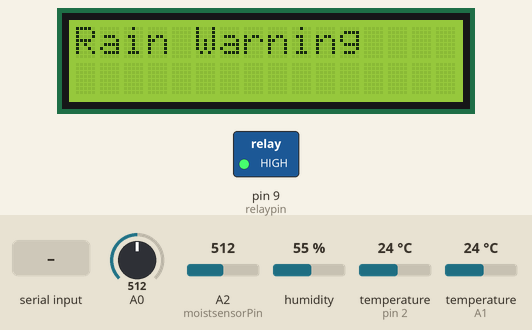
This sketch was run on a simulated Arduino Uno, built with avr-gcc and run on an emulated ATmega328P. On the bench: 16×2 character LCD, switched loads named in the sketch (green lamp = pin HIGH). The test bench sets the inputs (shaded band); at power-on: A2 (moistsensorPin) = 512, A0 = 512, humidity 55 %, temperature (sensors on pin 2, A1) 24 °C. What the sketch prints to the serial monitor is not drawn.

Above: at 2.2 s.
2.3 s: A2 (moistsensorPin) set to 566
At 5.6 s:
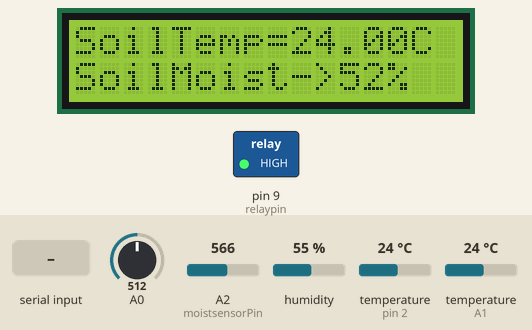
12.8 s: A2 (moistsensorPin) set to 585
At 23.3 s:
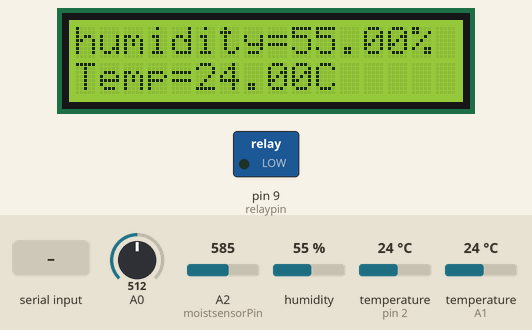
23.8 s: A0 set to 450
37.8 s: A0 set to 427
At 41.0 s:
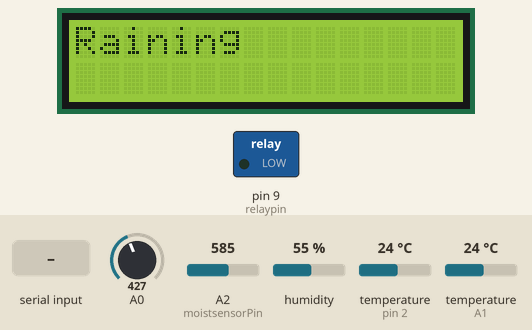
51.8 s: "1" received over Serial
At 58.2 s:
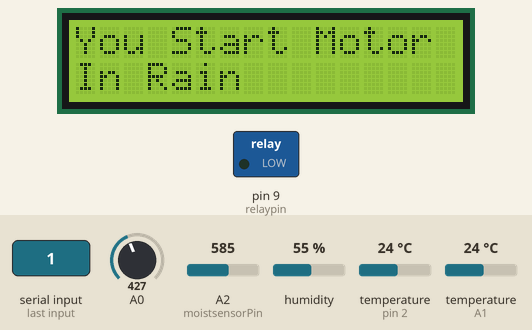
65.8 s: A0 set to 992
At 67.7 s:
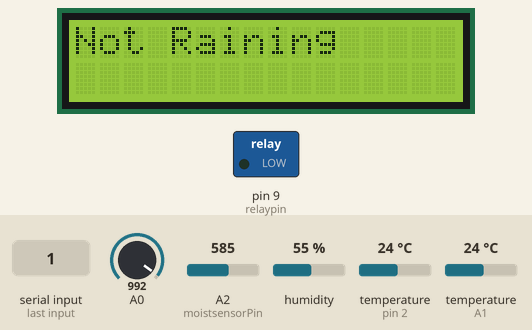
Timing chart, 0 to 69.2 s (numbered marks = the images above; inputs shaded):
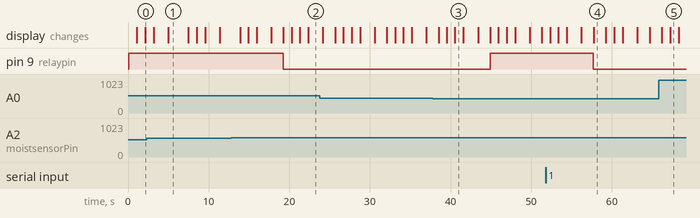

The sketch:

smag2.ino
```cpp
#include<Wire.h>
#include <LiquidCrystal_I2C.h>
LiquidCrystal_I2C lcd(0x27,2,1,0,4,5,6,7);
#include <DHT.h>
#define dht_spin A1
#include <OneWire.h>
#include <DallasTemperature.h>
#define ONE_WIRE_BUS 2
OneWire oneWire(ONE_WIRE_BUS);
DallasTemperature sensors(&oneWire);
dht DHT;
const int rainsensorMin =140;     // sensor minimum

const int rainsensorMax = 1024;  // sensor maximum
int moistsensorPin = A2;
int moistsensorValue = 0;
int percent = 0;
int relaypin =9;
int state = '2';
//int flag=0;
void setup(void) {
  // put your setup code here, to run once:
  lcd.begin(16,2);
  lcd.clear();
  lcd.setBacklightPin(3,POSITIVE);
  lcd.setBacklight(HIGH);
   lcd.home ();
Serial.begin(9600);
 sensors.begin();
  pinMode(relaypin, OUTPUT);
 digitalWrite(relaypin, HIGH);
delay(1000);
}

void loop(void) {
 //int state = 2;
  int count=2;
  // put your main code here, to run repeatedly:
 int rainsensorReading = analogRead(A0);
 int range = map(rainsensorReading, rainsensorMin, rainsensorMax, 0, 3);

 lcd.clear();
 lcd.print("SMART");
 lcd.setCursor(0,1);
 lcd.print("AGRICULTURE");
 delay(1000);
// range value:

  switch (range)
{

 case 0:
  // Sensor getting wet
lcd.clear();
    Serial.println(" It's Raining");
    lcd.print("Raining");

    break;

 case 1:
  // Sensor getting wet
  lcd.clear();
  Serial.println("Rain Warning");
  lcd.print("Rain Warning");

    break;

case 2:
    // Sensor dry - To shut this up delete the " Serial.println("Not Raining"); " below.
lcd.clear();
    Serial.println("Not Raining");
lcd.print("Not Raining");
    break;

  }
  delay(1000);
  lcd.clear();
 DHT.read11( dht_spin);
  Serial.print("current humidity");
  lcd.print("humidity=");
Serial.print(DHT.humidity);
lcd.print(DHT.humidity);
Serial.print("%");
lcd.print("%");
lcd.setCursor(0,1);
lcd.print("Temp=");
Serial.print("temperature=");
Serial.print(DHT.temperature);
lcd.print(DHT.temperature);
Serial.println("C");
lcd.print("C");
delay(1000);
 sensors.requestTemperatures();
   Serial.print("Soil Temperature ==: ");
   lcd.clear();
   lcd.print("SoilTemp=");
  Serial.print(sensors.getTempCByIndex(0));
  lcd.print(sensors.getTempCByIndex(0));
 Serial.println("C");
  lcd.print("C");
 moistsensorValue = analogRead(moistsensorPin);
  percent = convertToPercent(moistsensorValue);
  printValuesToSerial();
  delay(1500);
 if(Serial.available() == 1){
 state = Serial.read();

 }
 if(state=='0'){
  digitalWrite(relaypin,HIGH);
  lcd.clear();
  lcd.print("MotorPump->STOP");
  //delay(500);
 }else if(state=='1'){
  digitalWrite(relaypin,LOW);
  lcd.clear();
  lcd.print("MotorPump->START");
  //delay(500);
 if(range==0){
  lcd.clear();
  lcd.print("You Start Motor");
  lcd.setCursor(0,1);
  lcd.print("In Rain");
 delay(500);
 }
 }else if(state == '2'){
  if(range==0){
    digitalWrite(relaypin,HIGH);
    lcd.clear();
    lcd.print("MotorPump->STOP");
   // delay(500);
  }else {
    if(percent<=50){
       digitalWrite(relaypin,LOW);
    lcd.clear();
    lcd.print("MotorPump->START");
    //delay(500);
    }else if(percent>=80){
       digitalWrite(relaypin,HIGH);
    lcd.clear();
    lcd.print("MotorPump->STOP");
    //delay(500);
    }
  }
 }

  delay(1000);
}
int convertToPercent(int value)
{
  int percentValue = 0;
  percentValue = map(value, 1023, 150, 0, 100);
  return percentValue;
}

void printValuesToSerial()
{
  Serial.print("\nmoisture Percent: ");
  lcd.setCursor(0,1);
  lcd.print("SoilMoist->");
  Serial.print(percent);
  lcd.print(percent);
  lcd.print("%");
  Serial.println("%");
}
```

Measured:
- the behaviour switches between 577 and 578 on A2 (moistsensorPin) (found by bisection; images 1 and 2)
- the behaviour switches between 435 and 434 on A0 (found by bisection; images 2 and 3)
- after the input at 12.8 s, pin 9 (relaypin): HIGH → LOW after 6.5 s
- after the input at 37.8 s, pin 9 (relaypin): LOW → HIGH after 7.1 s; the display: first differs from a run without the input after 2.7 s (image 3)
- after the input at 51.8 s, pin 9 (relaypin): HIGH → LOW after 5.9 s; the display: first differs from a run without the input after 6.0 s (image 4)
- after the input at 65.8 s, the display: first differs from a run without the input after 1.4 s (image 5)
- what the display in image 1 shows lasts 2.5 s, from 5.0 s to 7.5 s
